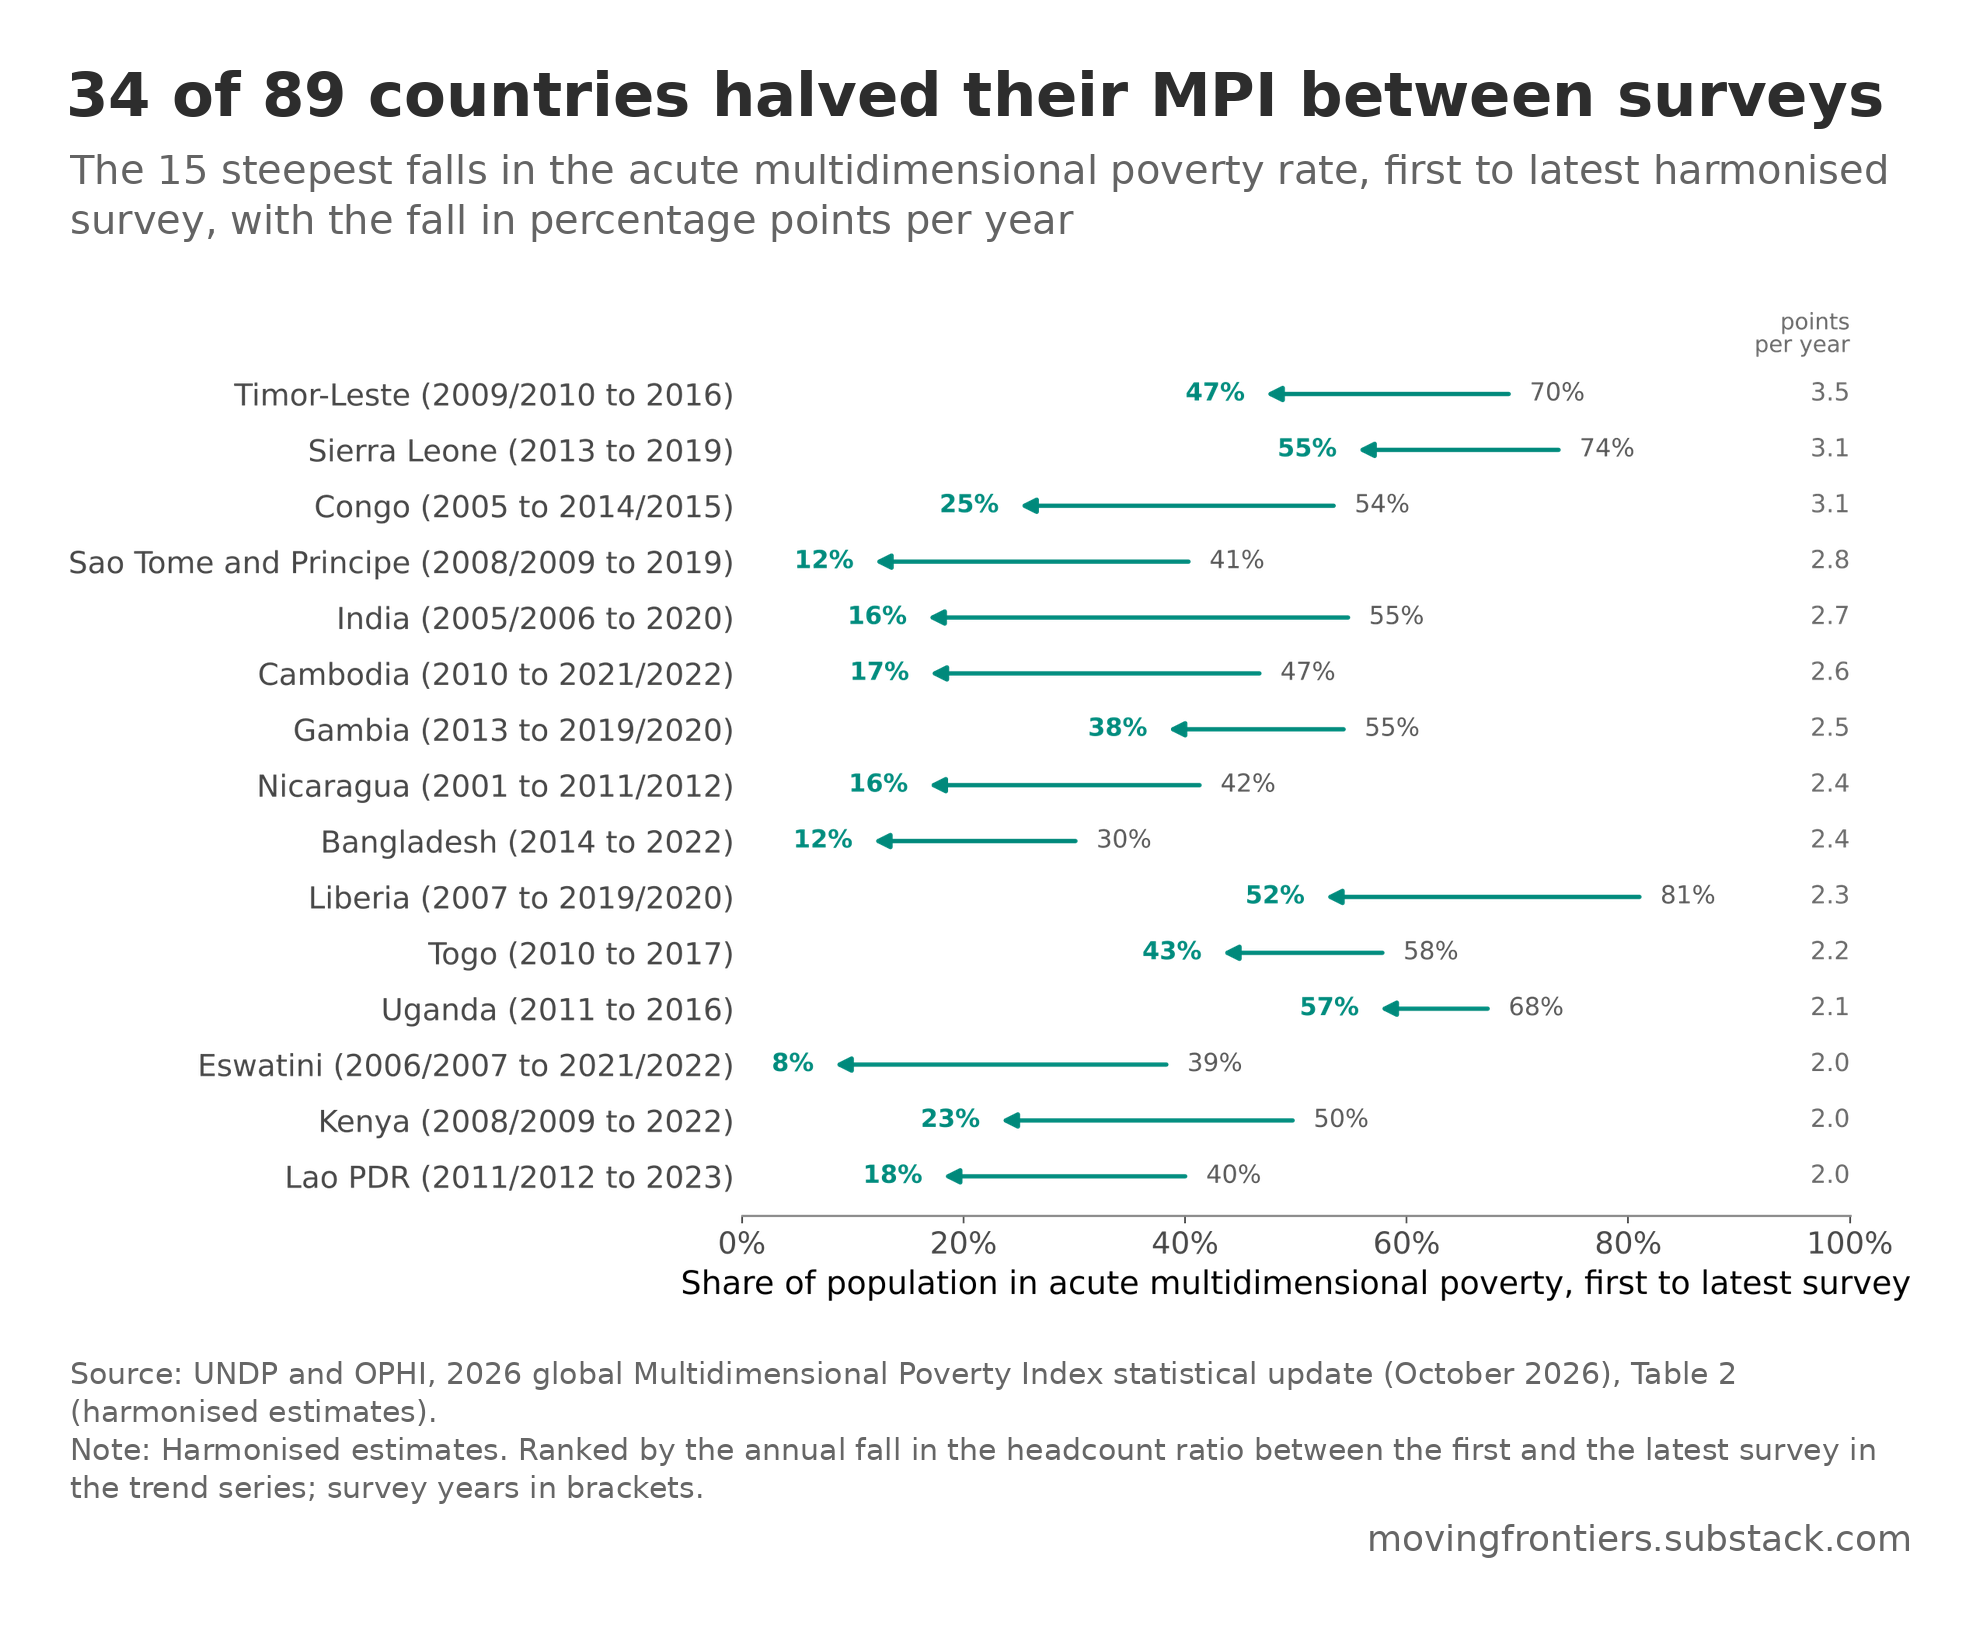

The script that drew this image:
# ---- Moving Frontiers house style (inlined) -------------------------------
# Plot in matplotlib on a transparent canvas, then compose() lays out title,
# subtitle, plot, caption and watermark in PIL with every gap measured ink to
# ink, and verify() re-measures the finished PNG and asserts the gaps.
import io, textwrap
import numpy as np
import matplotlib
matplotlib.use("Agg")
import matplotlib.pyplot as plt
from matplotlib import font_manager
from PIL import Image, ImageDraw, ImageFont

RED, GOLD, GREEN, BLUE, GREY = "#C62828", "#F9A825", "#00897B", "#283593", "#888888"
INK, PAPER = "#141414", "#FFFFFF"
def palette(n):
    return [[BLUE], [BLUE, RED], [BLUE, RED, GREEN], [BLUE, RED, GREEN, GOLD]][n - 1]

REF_W = 1980
GAP_TITLE_SUB, GAP_SUB_PLOT, GAP_PLOT_CAP, GAP_CAP_MARK, BORDER = 25, 70, 60, 20, 70
TITLE_PX, SUB_PX, CAP_PX = 61, 40, 30          # at REF_W; title ~3.1% of width
TITLE_RGB, SUB_RGB, CAP_RGB = (45, 45, 45), (100, 100, 100), (102, 102, 102)
WATERMARK = "movingfrontiers.substack.com"

_fp = font_manager.findfont("DejaVu Sans")
_fpb = font_manager.findfont(font_manager.FontProperties(family="DejaVu Sans", weight="bold"))
def _font(px, bold=False):
    return ImageFont.truetype(_fpb if bold else _fp, px)

plt.rcParams.update({
    "font.family": "DejaVu Sans", "font.size": 15,
    "xtick.labelsize": 14, "ytick.labelsize": 14, "legend.fontsize": 14,
    "axes.labelsize": 15, "axes.edgecolor": "#888888", "axes.linewidth": 1.0,
    "axes.facecolor": PAPER, "figure.facecolor": "none", "savefig.facecolor": "none",
    "axes.spines.top": False, "axes.spines.right": False,
    "xtick.color": "#444444", "ytick.color": "#444444", "text.color": INK,
})

def new_figure(w_in=9.2, h_in=7.34, dpi=200):
    fig = plt.figure(figsize=(w_in, h_in), dpi=dpi)
    return fig

def render_plot(fig):
    """Rasterise the figure on a transparent background and crop to its ink."""
    buf = io.BytesIO()
    fig.savefig(buf, format="png", dpi=fig.dpi, transparent=True, bbox_inches="tight", pad_inches=0.05)
    buf.seek(0)
    im = Image.open(buf).convert("RGBA")
    bbox = im.getchannel("A").getbbox()
    return im.crop(bbox)

def _text_layer(text, px, rgb, bold=False, width_px=None, align="left", linespacing=1.25):
    """Render wrapped text on a transparent layer cropped to its ink."""
    font = _font(px, bold)
    if width_px:
        # wrap by measured width
        lines = []
        for para in text.split("\n"):
            words, cur = para.split(), ""
            for w in words:
                t = (cur + " " + w).strip()
                if font.getlength(t) <= width_px or not cur:
                    cur = t
                else:
                    lines.append(cur); cur = w
            lines.append(cur)
    else:
        lines = text.split("\n")
    lh = int(round(px * linespacing))
    H = lh * len(lines) + px
    W = int(max(font.getlength(l) for l in lines)) + px
    layer = Image.new("RGBA", (W, H), (0, 0, 0, 0))
    d = ImageDraw.Draw(layer)
    for i, l in enumerate(lines):
        x = 0 if align == "left" else W - px - font.getlength(l)
        d.text((x, i * lh), l, font=font, fill=rgb + (255,))
    return layer.crop(layer.getchannel("A").getbbox())

def compose(plot_im, title, subtitle, source, note=None, out="chart.png", csv=None, csv_rows=None, W=REF_W):
    s = W / REF_W
    inner = W - 2 * BORDER
    # scale the plot to the inner width
    pw, ph = plot_im.size
    if pw != inner:
        plot_im = plot_im.resize((inner, int(ph * inner / pw)), Image.LANCZOS)
    t_layer = _text_layer(title, int(TITLE_PX * s), TITLE_RGB, bold=True, width_px=inner)
    s_layer = _text_layer(subtitle, int(SUB_PX * s), SUB_RGB, width_px=inner)
    cap = "Source: " + source + ("\nNote: " + note if note else "")
    c_layer = _text_layer(cap, int(CAP_PX * s), CAP_RGB, width_px=inner)
    m_layer = _text_layer(WATERMARK, int(CAP_PX * 1.2 * s), CAP_RGB)
    H = (BORDER + t_layer.height + GAP_TITLE_SUB + s_layer.height + GAP_SUB_PLOT + plot_im.height
         + GAP_PLOT_CAP + c_layer.height + GAP_CAP_MARK + m_layer.height + BORDER)
    canvas = Image.new("RGB", (W, H), (255, 255, 255))
    y = BORDER
    canvas.paste(t_layer, (BORDER, y), t_layer); y += t_layer.height + GAP_TITLE_SUB
    canvas.paste(s_layer, (BORDER, y), s_layer); y += s_layer.height + GAP_SUB_PLOT
    canvas.paste(plot_im, (BORDER, y), plot_im); y += plot_im.height + GAP_PLOT_CAP
    canvas.paste(c_layer, (BORDER, y), c_layer); y += c_layer.height + GAP_CAP_MARK
    canvas.paste(m_layer, (W - BORDER - m_layer.width, y), m_layer)
    canvas.save(out, dpi=(200, 200))
    if csv and csv_rows:
        import csv as _csv
        with open(csv, "w", newline="") as f:
            _csv.writer(f).writerows(csv_rows)
    verify(out, (t_layer.height, s_layer.height, plot_im.height, c_layer.height, m_layer.height))
    return out

def verify(path, heights):
    """Scan rows of the finished PNG for ink and assert the vertical gaps."""
    a = np.asarray(Image.open(path).convert("L"))
    ink_rows = np.where((a < 250).any(axis=1))[0]
    ink_cols = np.where((a < 250).any(axis=0))[0]
    assert ink_rows[0] == BORDER and ink_cols[0] == BORDER, ("border", ink_rows[0], ink_cols[0])
    assert a.shape[0] - 1 - ink_rows[-1] == BORDER, ("bottom border", a.shape[0] - 1 - ink_rows[-1])
    # blocks of ink separated by white gaps
    gaps, prev = [], ink_rows[0]
    for r in ink_rows[1:]:
        if r - prev > 1:
            gaps.append(r - prev - 1)
        prev = r
    expected = [GAP_TITLE_SUB, GAP_SUB_PLOT, GAP_PLOT_CAP, GAP_CAP_MARK]
    found = [g for g in gaps if g >= GAP_CAP_MARK - 1]
    # the four structural gaps must be present in order (text lines create smaller gaps)
    ok = [g for g in found if g in expected or g - 1 in expected or g + 1 in expected]
    assert len(ok) >= 4, ("structural gaps", found)
    print(f"verified {path}: size {a.shape[1]}x{a.shape[0]}, gaps {found}")
# ---------------------------------------------------------------------------

from matplotlib.patches import Patch
from matplotlib.lines import Line2D
import os
OUT = os.path.splitext(os.path.basename(__file__))[0]

# UNDP and OPHI, 2026 global MPI, Table 2 (harmonised): steepest annual falls in the poverty rate between the first and latest survey.
DATA = [{"country": "Timor-Leste", "survey_first": "2009/2010", "survey_latest": "2016", "rate_first_pct": 69.6, "rate_latest_pct": 46.9, "fall_points_per_year": 3.5}, {"country": "Sierra Leone", "survey_first": "2013", "survey_latest": "2019", "rate_first_pct": 74.1, "rate_latest_pct": 55.2, "fall_points_per_year": 3.14}, {"country": "Congo", "survey_first": "2005", "survey_latest": "2014/2015", "rate_first_pct": 53.8, "rate_latest_pct": 24.7, "fall_points_per_year": 3.06}, {"country": "Sao Tome and Principe", "survey_first": "2008/2009", "survey_latest": "2019", "rate_first_pct": 40.7, "rate_latest_pct": 11.6, "fall_points_per_year": 2.77}, {"country": "India", "survey_first": "2005/2006", "survey_latest": "2020", "rate_first_pct": 55.1, "rate_latest_pct": 16.4, "fall_points_per_year": 2.67}, {"country": "Cambodia", "survey_first": "2010", "survey_latest": "2021/2022", "rate_first_pct": 47.1, "rate_latest_pct": 16.6, "fall_points_per_year": 2.65}, {"country": "Gambia", "survey_first": "2013", "survey_latest": "2019/2020", "rate_first_pct": 54.7, "rate_latest_pct": 38.1, "fall_points_per_year": 2.55}, {"country": "Nicaragua", "survey_first": "2001", "survey_latest": "2011/2012", "rate_first_pct": 41.7, "rate_latest_pct": 16.5, "fall_points_per_year": 2.41}, {"country": "Bangladesh", "survey_first": "2014", "survey_latest": "2022", "rate_first_pct": 30.5, "rate_latest_pct": 11.5, "fall_points_per_year": 2.38}, {"country": "Liberia", "survey_first": "2007", "survey_latest": "2019/2020", "rate_first_pct": 81.4, "rate_latest_pct": 52.3, "fall_points_per_year": 2.33}, {"country": "Togo", "survey_first": "2010", "survey_latest": "2017", "rate_first_pct": 58.2, "rate_latest_pct": 43.0, "fall_points_per_year": 2.18}, {"country": "Uganda", "survey_first": "2011", "survey_latest": "2016", "rate_first_pct": 67.7, "rate_latest_pct": 57.2, "fall_points_per_year": 2.11}, {"country": "Eswatini", "survey_first": "2006/2007", "survey_latest": "2021/2022", "rate_first_pct": 38.7, "rate_latest_pct": 8.0, "fall_points_per_year": 2.05}, {"country": "Kenya", "survey_first": "2008/2009", "survey_latest": "2022", "rate_first_pct": 50.1, "rate_latest_pct": 23.0, "fall_points_per_year": 2.01}, {"country": "Lao PDR", "survey_first": "2011/2012", "survey_latest": "2023", "rate_first_pct": 40.4, "rate_latest_pct": 17.8, "fall_points_per_year": 1.96}]
rows = DATA[::-1]
fig = new_figure(9.2, 7.8); ax = fig.add_subplot(111)
y = list(range(len(rows)))
for yy, r in zip(y, rows):
    ax.annotate("", xy=(r["rate_latest_pct"], yy), xytext=(r["rate_first_pct"], yy), arrowprops=dict(arrowstyle="-|>", color=GREEN, lw=2, mutation_scale=14))
    ax.text(r["rate_first_pct"] + 1.5, yy, f'{r["rate_first_pct"]:.0f}%', va="center", ha="left", fontsize=11.5, color="#555")
    ax.text(r["rate_latest_pct"] - 1.5, yy, f'{r["rate_latest_pct"]:.0f}%', va="center", ha="right", fontsize=11.5, color=GREEN, fontweight="bold")
    ax.text(100, yy, f'{r["fall_points_per_year"]:.1f}', va="center", ha="right", fontsize=11.5, color="#666")
ax.text(100, len(rows) - 0.4, "points\nper year", va="bottom", ha="right", fontsize=10.5, color="#666", linespacing=1.1)
ax.set_yticks(y); ax.set_yticklabels([f'{r["country"]} ({r["survey_first"]} to {r["survey_latest"]})' for r in rows])
ax.set_ylim(-0.7, len(rows) + 1.0); ax.set_xlim(0, 100); ax.set_xticks(range(0, 101, 20)); ax.set_xticklabels([f"{v}%" for v in range(0, 101, 20)])
ax.set_xlabel("Share of population in acute multidimensional poverty, first to latest survey")
ax.tick_params(axis="y", length=0); ax.spines["left"].set_visible(False)
compose(render_plot(fig), title="34 of 89 countries halved their MPI between surveys",
        subtitle="The 15 steepest falls in the acute multidimensional poverty rate, first to latest harmonised survey, with the fall in percentage points per year",
        source='UNDP and OPHI, 2026 global Multidimensional Poverty Index statistical update (October 2026), Table 2 (harmonised estimates).', note="Harmonised estimates. Ranked by the annual fall in the headcount ratio between the first and the latest survey in the trend series; survey years in brackets.",
        out=OUT + ".png", csv=OUT + ".csv", csv_rows=[list(DATA[0].keys())] + [list(r.values()) for r in DATA])
